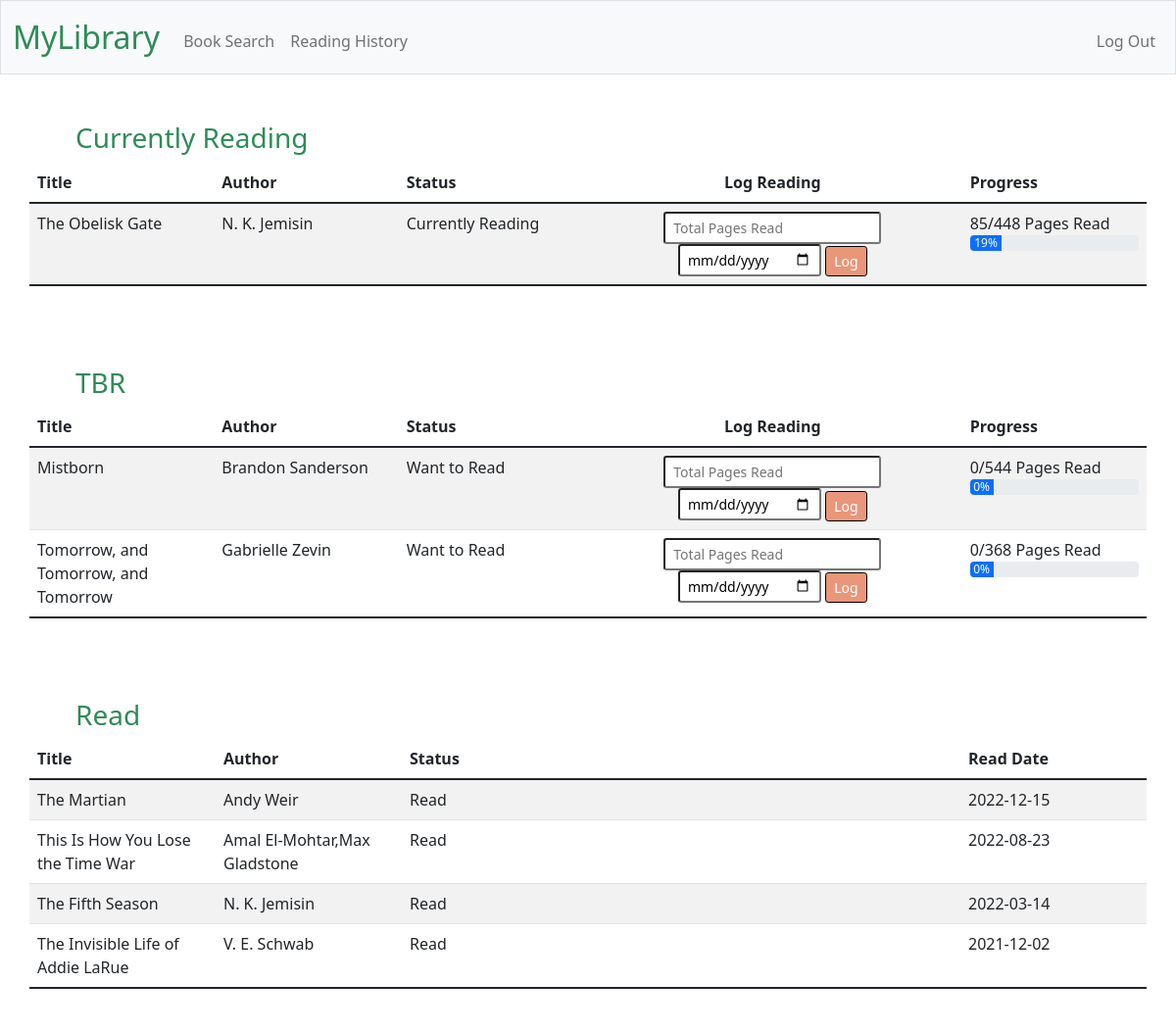
Screenshot of / (signed in) with the database file from the repository.
### tables this page shows
CREATE TABLE 'shelf' (
id int,
title text, 'author' TEXT,'pagesRead' INTEGER DEFAULT 0, 'addDate' DATETIME, 'readDate' DATETIME, 'startDate' DATETIME,'pageCount' INTEGER, 'status' INTEGER DEFAULT 'Want to Read', 'rating' INTEGER);

### app.py (the view)
@app.route("/", methods=["GET", "POST"])
@login_required
def index():
    id = session["user_id"]
    """Show personal library"""
    if request.method == "GET":
        id = session["user_id"]
        shelf = db.execute("SELECT * FROM shelf WHERE id = ?", id)
        return render_template("index.html", shelf=shelf)
    if request.method == "POST":
        title = request.form.get("title")
        status = request.form.get("status")
        db.execute("UPDATE shelf SET status = ? WHERE id = ? AND title = ?", status, id, title)

### app.py (called while the page is built)
@app.after_request
def after_request(response):
    response.headers["Cache-Control"] = "no-cache, no-store, must-revalidate"
    response.headers["Expires"] = 0
    response.headers["Pragma"] = "no-cache"
    return response

### helpers.py (called while the page is built)
def login_required(f):
    @wraps(f)
    def decorated_function(*args, **kwargs):
        if session.get("user_id") is None:
            return redirect("/login")
        return f(*args, **kwargs)
    return decorated_function

### templates/index.html (shortened to what this page needs)
{% extends "layout.html" %}
{% block main %}
    <div class="section-table">
    <h3>Currently Reading</h3>
        <table class="container py-5 text-center table table-striped">
            <thead>
                <tr>
                    <th class="text-start">Title</th>
                    <th class="text-start">Author</th>
                    <th class="text-start">Status</th>
                    <th class="text-center">Log Reading</th>
                    <th class="text-start">Progress</th>
                </tr>
            </thead>
            <tbody>
                {% for title in shelf|sort(attribute='title') if title.status == 'Currently Reading' %}
                <tr>
                    <td class="text-start">{{ title["title"] }}</td>
                    <td class="text-start">{{ title["author"] }}</td>
                    <td class="text-start">{{ title["status"] }}</td>
                        <form action="/log" method="post">
                                <td class="text-center log">
                                    <input class="form-control-sm mx-auto w-auto" id="pages" name="pages" placeholder="Total Pages Read" min="1" type="number">
                                    <input class="form-control-sm mx-auto w-auto" type="date" id="date" name="date">
                                    <button class="btn btn-primary btn-sm" type="submit">Log</button>
                                </td>
                        </form>
                    <td class="text-start">
                        {{ title['pagesRead'] }}/{{ title['pageCount'] }} Pages Read
                        <div class="progress">
                            <div class="progress-bar" role="progressbar" aria-valuenow="{{ title['pagesRead'] }} / {{ title['pageCount'] }}" aria-valuemin="0" aria-valuemax="100"
                            style="min-width: 2em; width: {{ '%.0f'|format((title['pagesRead'] / title['pageCount'])*100) }}%">
                            {{ "%.0f"|format((title['pagesRead'] / title['pageCount'])*100) }}%
                            </div>
                        </div>
                    </td>
                </tr>
                {% endfor %}
            </tbody>
            <tfoot>
                <tr>
                    <td class="border-0 fw-bold text-end" colspan="5"></td>
                </tr>
            </tfoot>
        </table>
        </div>
    <div class="section-table">
    <h3>TBR</h3>
    <table class="container py-5 text-center table table-striped">
        <thead>
            <tr>
                <th class="text-start">Title</th>
                <th class="text-start">Author</th>
                <th class="text-start">Status</th>
                <th class="text-center">Log Reading</th>
                <th class="text-start">Progress</th>
            </tr>
        </thead>
        <tbody>
            {% for title in shelf|sort(attribute='title') if title.status == 'Want to Read' %}
            <tr>
                <td class="text-start">{{ title["title"] }}</td>
                <td class="text-start">{{ title["author"] }}</td>
                <td class="text-start">{{ title["status"] }}</td>
                    <form action="/log" method="post">
                            <td class="text-center log">
                                <input class="form-control-sm mx-auto w-auto" id="pages" name="pages" placeholder="Total Pages Read" min="1" type="number">
                                <input class="form-control-sm mx-auto w-auto" type="date" id="date" name="date">
                                <button class="btn btn-primary btn-sm" type="submit">Log</button>
                            </td>
                    </form>
                <td class="text-start">
                    {{ title['pagesRead'] }}/{{ title['pageCount'] }} Pages Read
                    <div class="progress">
                        <div class="progress-bar" role="progressbar" aria-valuenow="{{ title['pagesRead'] }} / {{ title['pageCount'] }}" aria-valuemin="0" aria-valuemax="100"
                        style="min-width: 2em; width: {{ '%.0f'|format((title['pagesRead'] / title['pageCount'])*100) }}%">
                        {{ "%.0f"|format((title['pagesRead'] / title['pageCount'])*100) }}%
                        </div>
                    </div>
                </td>
            </tr>
            {% endfor %}
        </tbody>
        <tfoot>
            <tr>
                <td class="border-0 fw-bold text-end" colspan="5"></td>
            </tr>
        </tfoot>
    </table>
    </div>
    <div class="section-table">
    <h3>Read</h3>
    <table class="container py-5 text-center table table-striped">
        <thead>
            <tr>
                <th class="text-start">Title</th>
                <th class="text-start">Author</th>
                <th class="text-start">Status</th>
                <th class="text-center"></th>
                <th class="text-start">Read Date</th>
            </tr>
        </thead>
        <tbody>
            {% for title in shelf|selectattr("readDate")|sort(attribute='readDate', reverse = True) %}
            <tr>
                <td class="text-start">{{ title["title"] }}</td>
                <td class="text-start">{{ title["author"] }}</td>
                <td class="text-start">{{ title["status"] }}</td>
                <td class="log">
                </td>
                <td class="text-start">{{ title["readDate"] }}</td>
            </tr>
            {% endfor %}
        </tbody>
        <tfoot>
            <tr>
                <td class="border-0 fw-bold text-end" colspan="5"></td>
            </tr>
        </tfoot>
    </table>
    </div>
{% endblock %}

### static/styles.css (style rules this page uses)
h3 { text-align: left; padding-left: 65px; color: seagreen; }
td { word-wrap: break-word; width: 10%; }
.log { width: 20%; }
.section-table { padding-bottom: 50px; }

### static/search-styles.css (style rules this page uses)
body { text-align: center; }
.btn { background-color: darksalmon; border-color: black; }

### rows the page displays
shelf: title "The Obelisk Gate", author "N. K. Jemisin", status "Currently Reading", pagesRead "85", pageCount "448", (title['pagesRead']/title['pageCount'])*100 "19"
shelf: title "Mistborn", author "Brandon Sanderson", status "Want to Read", pagesRead "0", pageCount "544", (title['pagesRead']/title['pageCount'])*100 "0"
shelf: title "Tomorrow, and Tomorrow, and Tomorrow", author "Gabrielle Zevin", status "Want to Read", pagesRead "0", pageCount "368", (title['pagesRead']/title['pageCount'])*100 "0"
shelf: title "The Martian", author "Andy Weir", status "Read", readDate "2022-12-15"
shelf: title "This Is How You Lose the Time War", author "Amal El-Mohtar,Max Gladstone", status "Read", readDate "2022-08-23"
shelf: title "The Fifth Season", author "N. K. Jemisin", status "Read", readDate "2022-03-14"
shelf: title "The Invisible Life of Addie LaRue", author "V. E. Schwab", status "Read", readDate "2021-12-02"
